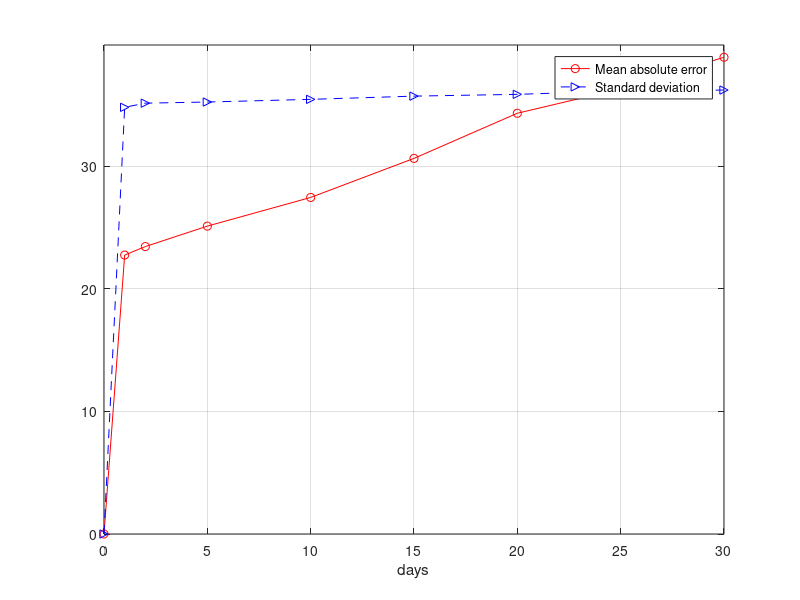

Recreate this plot in MATLAB.
clear; close all; clc;

trainingPeriod = 9*30; %days
testPerido = 3*30; %days


type = 'wind';
if strcmp(type,'solar')
    %Solar PV/AL_PV_2006/Actual_34.05_-86.05_2006_DPV_36MW_5_Min.csv
    days            = [0 1        2       5       10      15      20      25      30];
    %one model
%     measAbsErrors =   [0 1.7502   1.8887  1.9036  1.9369  1.9678  1.9610     1.9677      2.0411];
%     stdErrors =  [0 3.6027   3.8613  3.8838  3.9028  3.9096  3.8182      3.7628     3.8587]; 
    % 24 models
    measAbsErrors =   [0 1.7502   1.8887  1.9036  1.9369  1.9678  1.9610     1.9677      2.0411];
    stdErrors =  [0 3.6027   3.8613  3.8838  3.9028  3.9096  3.8182      3.7628     3.8587]; 
elseif strcmp(type,'wind')
    days            =   [0 1          2           5           10          15          20          25          30];
    % one model
%     measAbsErrors =     [0 22.7450    23.4375     25.1037     27.4424     30.6276      34.3074    36.3008     38.8723];
%     stdErrors =         [0 34.7918    35.1301     35.2232     35.4404     35.7039      35.8488    36.1180     36.1997]; 
    % 24 models
    measAbsErrors =     [0 22.7450    23.4375     25.1037     27.4424     30.6276      34.3074    36.3008     38.8723];
    stdErrors =         [0 34.7918    35.1301     35.2232     35.4404     35.7039      35.8488    36.1180     36.1997]; 
elseif strcmp(type,'price')
    days            =   [0 1          2           5           10          15          20          25          30];
    measAbsErrors =     [0 22.7450    23.4375     25.1037     27.4424     30.6276      34.3074    36.3008     38.8723];
    stdErrors =         [0 34.7918    35.1301     35.2232     35.4404     35.7039      35.8488    36.1180     36.1997];     
elseif strcmp(type,'workload')
    days            =   [0 1          2           5           10          15          20          25          30];
    measAbsErrors =     [0 22.7450    23.4375     25.1037     27.4424     30.6276      34.3074    36.3008     38.8723];
    stdErrors =         [0 34.7918    35.1301     35.2232     35.4404     35.7039      35.8488    36.1180     36.1997];     
end


%% Plot    
figure;
plot(days, measAbsErrors,'-or'); 
hold on;
plot(days, stdErrors,'-->b'); 
xlabel('days');
ylim([0 max(max(measAbsErrors,stdErrors))+1]);
legend('Mean absolute error','Standard deviation');
grid on;
%%